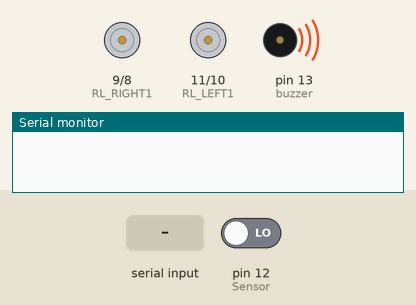
A sketch run on a simulated Arduino Uno, built with avr-gcc and run on an emulated ATmega328P. On the bench: motor-driver pin pairs drawn as motors (green arrow = first pin HIGH = forward, orange = second pin HIGH = backward, longer = more drive), buzzer (waves = sounding, pin HIGH), the last lines printed to the serial monitor. The test bench sets the inputs (shaded band); at power-on: pin 12 (Sensor) LOW.

Above: at 4.2 s.
4.3 s: "Fwheelcar\n" received over Serial
At 5.7 s:
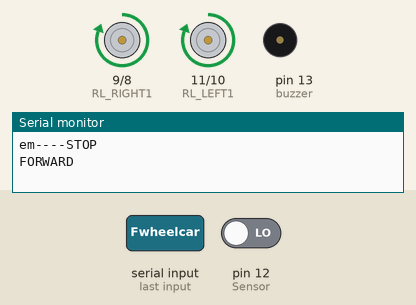
6.8 s: "Bwheelcar\n" received over Serial
At 8.0 s:
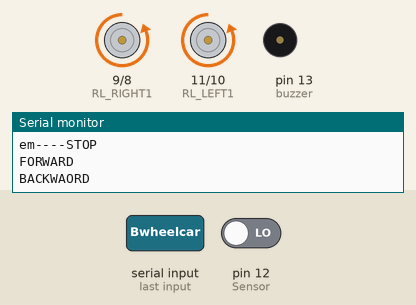
8.3 s: "Rwheelcar\n" received over Serial
At 9.1 s:
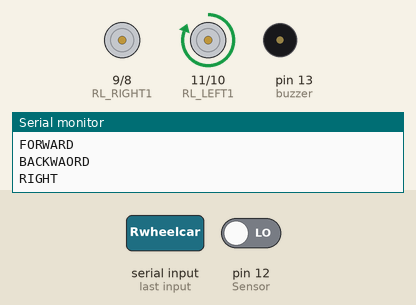
9.8 s: "Lwheelcar\n" received over Serial
At 10.3 s:
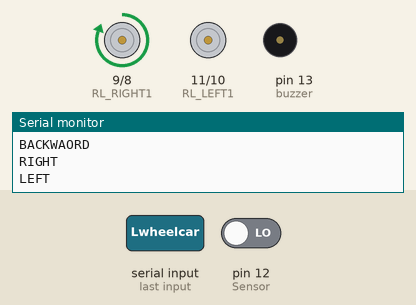
Timing chart, 0 to 12.3 s (numbered marks = the images above; inputs shaded):
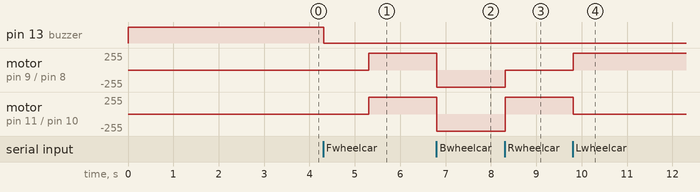

Measured:
- after the input at 4.3 s, pin 13 (buzzer): HIGH → LOW at once; motor on pin 9 (RL_RIGHT1) / pin 8 (RL_RIGHT2), motor on pin 11 (RL_LEFT1) / pin 10 (RL_LEFT2): stopped → forward 255/255 after 1.0 s
- after the input at 6.8 s, motor on pin 9 (RL_RIGHT1) / pin 8 (RL_RIGHT2), motor on pin 11 (RL_LEFT1) / pin 10 (RL_LEFT2): forward 255/255 → backward 255/255 at once
- after the input at 8.3 s, motor on pin 9 (RL_RIGHT1) / pin 8 (RL_RIGHT2): backward 255/255 → stopped at once; motor on pin 11 (RL_LEFT1) / pin 10 (RL_LEFT2): backward 255/255 → forward 255/255 at once
- after the input at 9.8 s, motor on pin 9 (RL_RIGHT1) / pin 8 (RL_RIGHT2): stopped → forward 255/255 at once; motor on pin 11 (RL_LEFT1) / pin 10 (RL_LEFT2): forward 255/255 → stopped at once

The sketch:

wheel_chair-final.ino
```cpp
String input_data;
//--------------------------------
#define Sensor 12
#define buzzer 13

#define RL_LEFT1 11
#define RL_LEFT2 10
#define RL_RIGHT1 9
#define RL_RIGHT2 8
//---------------------------------

void setup() {
 Serial.begin(9600);
 pinMode(Sensor, INPUT);
 pinMode(buzzer, OUTPUT);

 pinMode(RL_LEFT1, OUTPUT);
 pinMode(RL_LEFT2, OUTPUT);
 pinMode(RL_RIGHT1, OUTPUT);
 pinMode(RL_RIGHT2, OUTPUT);

 digitalWrite(RL_LEFT1, LOW);
 digitalWrite(RL_LEFT2, LOW);
 digitalWrite(RL_RIGHT1, LOW);
 digitalWrite(RL_RIGHT2, LOW);
 digitalWrite(buzzer, HIGH);

 delay(3000);
}
//==================================================================

void loop() {

    if(Serial.available()>0){
        input_data = Serial.readStringUntil('\n');
          // Serial.print(String(input_data));
          // Serial.println();

       //------------------------------------- MOVE FORWARD
            if(input_data.indexOf("Fwheelcar")!=-1){
                  //------------------------
                if(digitalRead(Sensor)==LOW){
                Relay_Off();
                digitalWrite(buzzer, LOW);
                Serial.println("em----STOP");
                delay(1000);
                }


                  //------------------------
                Serial.print("FORWARD");
                Serial.println();
                digitalWrite(RL_LEFT1, HIGH);
                digitalWrite(RL_LEFT2, LOW);

                digitalWrite(RL_RIGHT1, HIGH);
                digitalWrite(RL_RIGHT2, LOW);
       }
      //------------------------------------- MOVE BACKWAORD
     else if(input_data.indexOf("Bwheelcar")!=-1){

              Serial.print("BACKWAORD");
              Serial.println();
              digitalWrite(RL_LEFT1, LOW);
              digitalWrite(RL_LEFT2, HIGH);

              digitalWrite(RL_RIGHT1, LOW);
              digitalWrite(RL_RIGHT2, HIGH);
       }
      //------------------------------------- RIGHT
        else if(input_data.indexOf("Rwheelcar")!=-1){
              Serial.print("RIGHT");
              Serial.println();
              digitalWrite(RL_LEFT1, HIGH);
              digitalWrite(RL_LEFT2, LOW);

              digitalWrite(RL_RIGHT1, LOW);
              digitalWrite(RL_RIGHT2, LOW);
       }
      //-------------------------------------
        else if(input_data.indexOf("Lwheelcar")!=-1){
              Serial.print("LEFT");
              Serial.println();
              digitalWrite(RL_LEFT1, LOW);
              digitalWrite(RL_LEFT2, LOW);

              digitalWrite(RL_RIGHT1, HIGH);
              digitalWrite(RL_RIGHT2, LOW);
       }
        else if(input_data.indexOf("STOPwheel")!=-1){
          Serial.print("STOP");
          Serial.println();
          Relay_Off();
          digitalWrite(buzzer, HIGH);
          Serial.print("receive STOP");
       }

       else{
        Relay_Off();
        digitalWrite(buzzer, HIGH);
        Serial.print("else STOP");
        Serial.println();
        delay(500);
       }

    }

}
//----------------------------------------------


void Relay_Off(){
 digitalWrite(RL_LEFT1, LOW);
 digitalWrite(RL_LEFT2, LOW);
 digitalWrite(RL_RIGHT1, LOW);
 digitalWrite(RL_RIGHT2, LOW);
}
```
